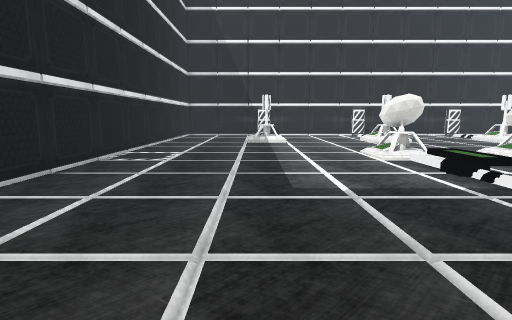
View 1 (above)

16 first-person views from a walk through a Unity game level. The camera is 1.2 m above the floor, tilts 8° down and sees 80° across. The floor is counted in squares, 1 m on a side. Each view is taken from the middle of a square. On the plan, view 1 faces up. The plan holds only what a view shows up to about 13 squares ahead; the rest is blank. The player is left out. Some surface patterns are stand-ins.

View 2
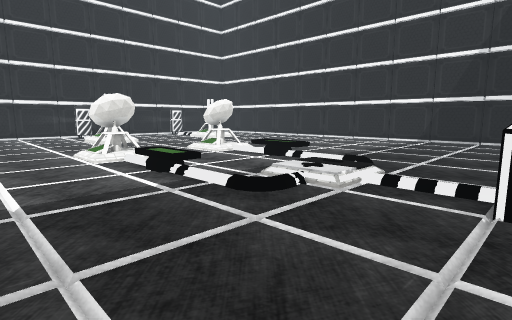

View 3
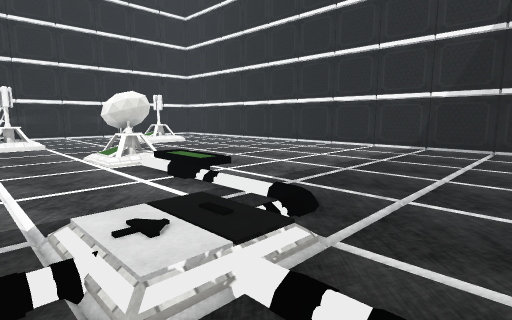

View 4
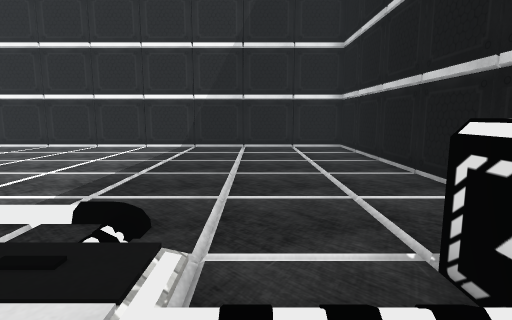

View 5
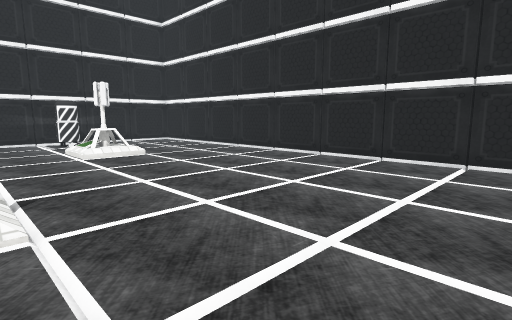

View 6
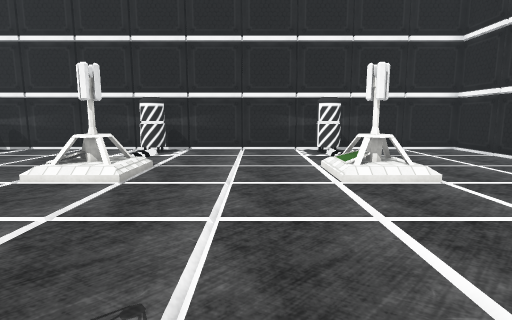

View 7
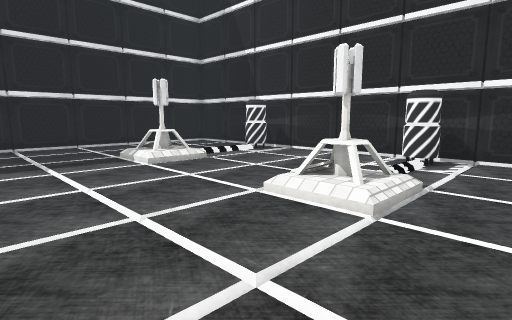

View 8
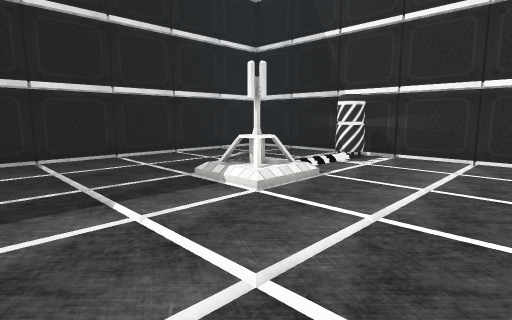

View 9
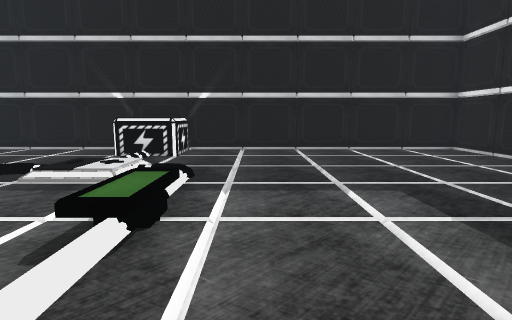

View 10
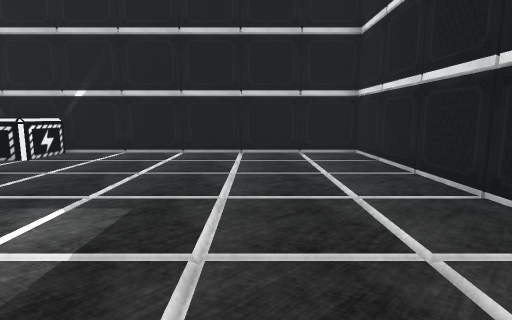

View 11
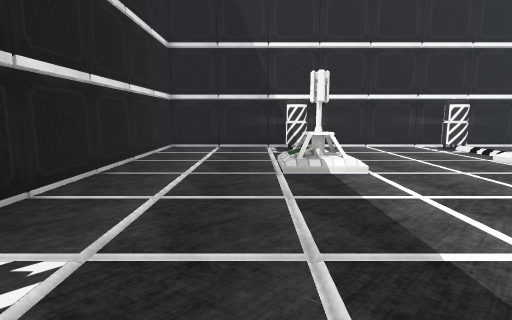

View 12
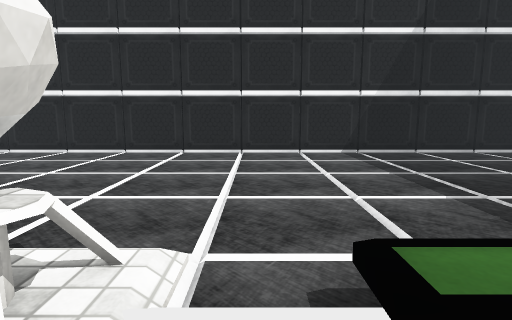

View 13
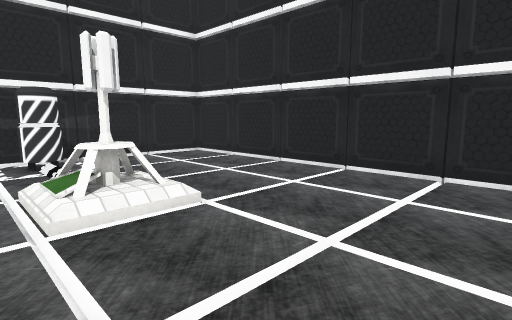

View 14
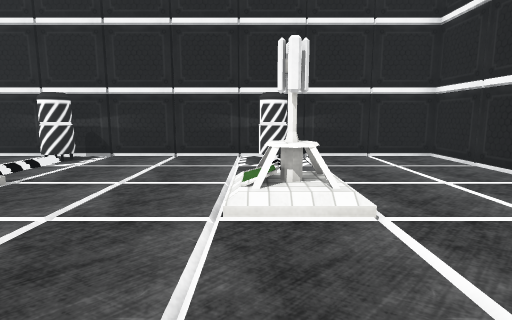

View 15
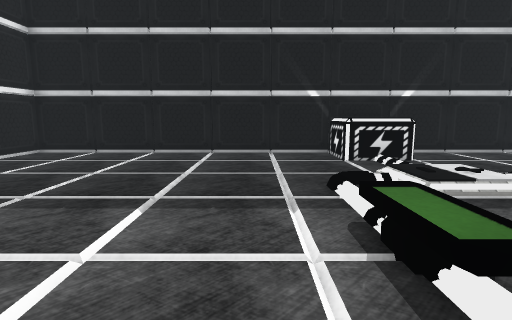

View 16
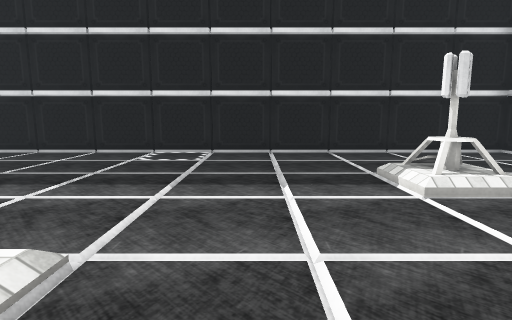

### Floor plan
Points are (right, up) in squares from view 1. A wall is a line through its corners. A room is listed if a view was taken in it or the views show most of it. See-through windows are left out.
Room 1 (views 1, 2, 3, 4, 5, 6, 7, 8, 9, 10, 11, 12, 13, 14, 15, 16)
walls: (6.8, 15.2) (6, 15.2); (6.9, 16.1) (6.9, 15); (0.9, 16.1) (0.9, 15); (12.2, 15.4) (12.2, 16); (12.6, 15.2) (12.3, 15.2); (12.5, 15.7) (12, 15.7); (-4.4, -1.4) (17.4, -1.4) (17.4, 20.4) (-4.4, 20.4) (-4.4, -1.4)
low walls: (7, 15.6) (6.7, 15) (6.2, 15.3); (7.5, 16.5) (7.5, 15.5); (0.9, 15.3) (0.5, 15.1); (1.5, 16.5) (1.5, 15.5); (12.3, 15.2) (12.2, 15.4)
objects: other object (0, 19) to (1, 20); other object (4, 9) to (5, 10); other object (6, -1) to (7, 0); other object (6, 3); other object (6, 19) to (7, 20); other object (8, 9) to (9, 10); other object (12, 19) to (13, 20)

Where each view was taken, in squares from view 1:
view 1: 0 up, 0 right, facing up
view 2: 0 up, 1 right, facing up-right
view 3: 1 up, 5 right, facing up-right
view 4: 2 up, 5 right, facing right
view 5: 5 up, 9 right, facing up-right
view 6: 9 up, 10 right, facing up
view 7: 11 up, 9 right, facing up-left
view 8: 11 up, 5 right, facing up-left
view 9: 10 up, 3 right, facing down
view 10: 9 up, 1 left, facing down
view 11: 8 up, 1 left, facing up
view 12: 8 up, 7 right, facing right
view 13: 11 up, 11 right, facing up-right
view 14: 11 up, 12 right, facing up
view 15: 9 up, 10 right, facing down
view 16: 12 up, 6 right, facing left
